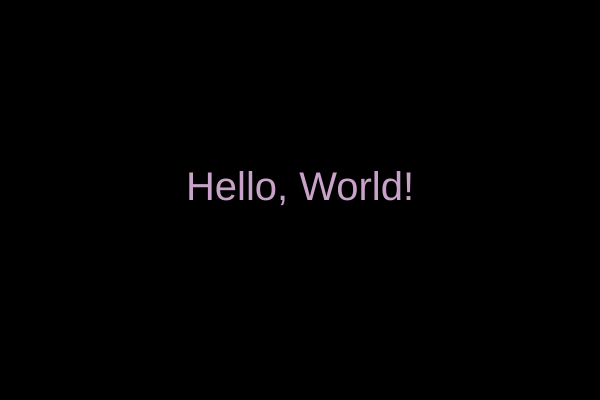
Frame 1 (no input)
Frame 60 (no input): identical to frame 1, image omitted
Frame 120 (the mouse pressed at the canvas centre since frame 60): identical to frame 1, image omitted

The p5.js sketch that drew this single still picture (run headless with seeded random() and noise() and a simulated clock; from frame 60 on, the mouse is pressed at the canvas centre):

// p5.js sketch
// ── sketch.js

// Setup code goes here
function setup() {
  createCanvas(600, 400);
  textSize(40);
  textAlign(CENTER);
 }


// Draw code goes here
function draw() {
  background(0);
  fill(200, 162, 200);
  text("Hello, World!", width/2, height/2);
}
